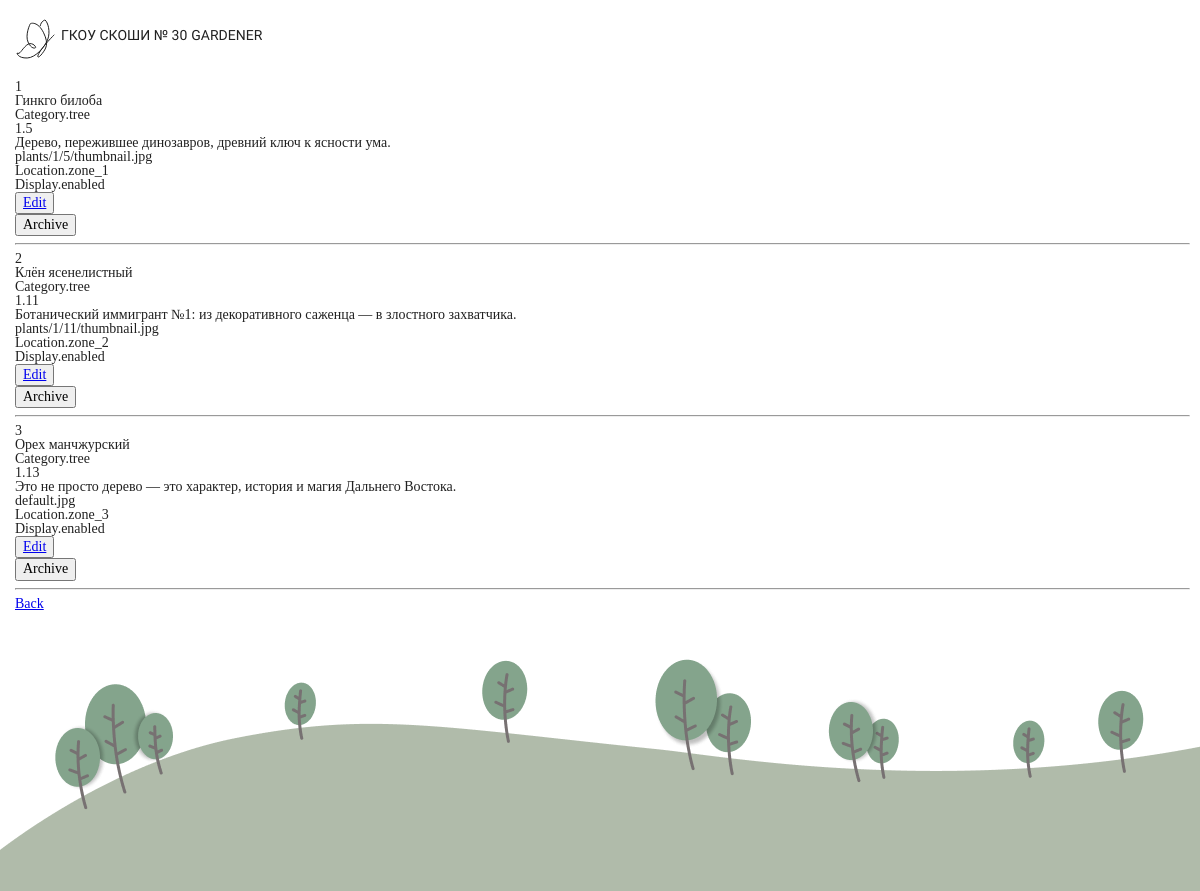
Page /admin/plants/ on the earlier database version.
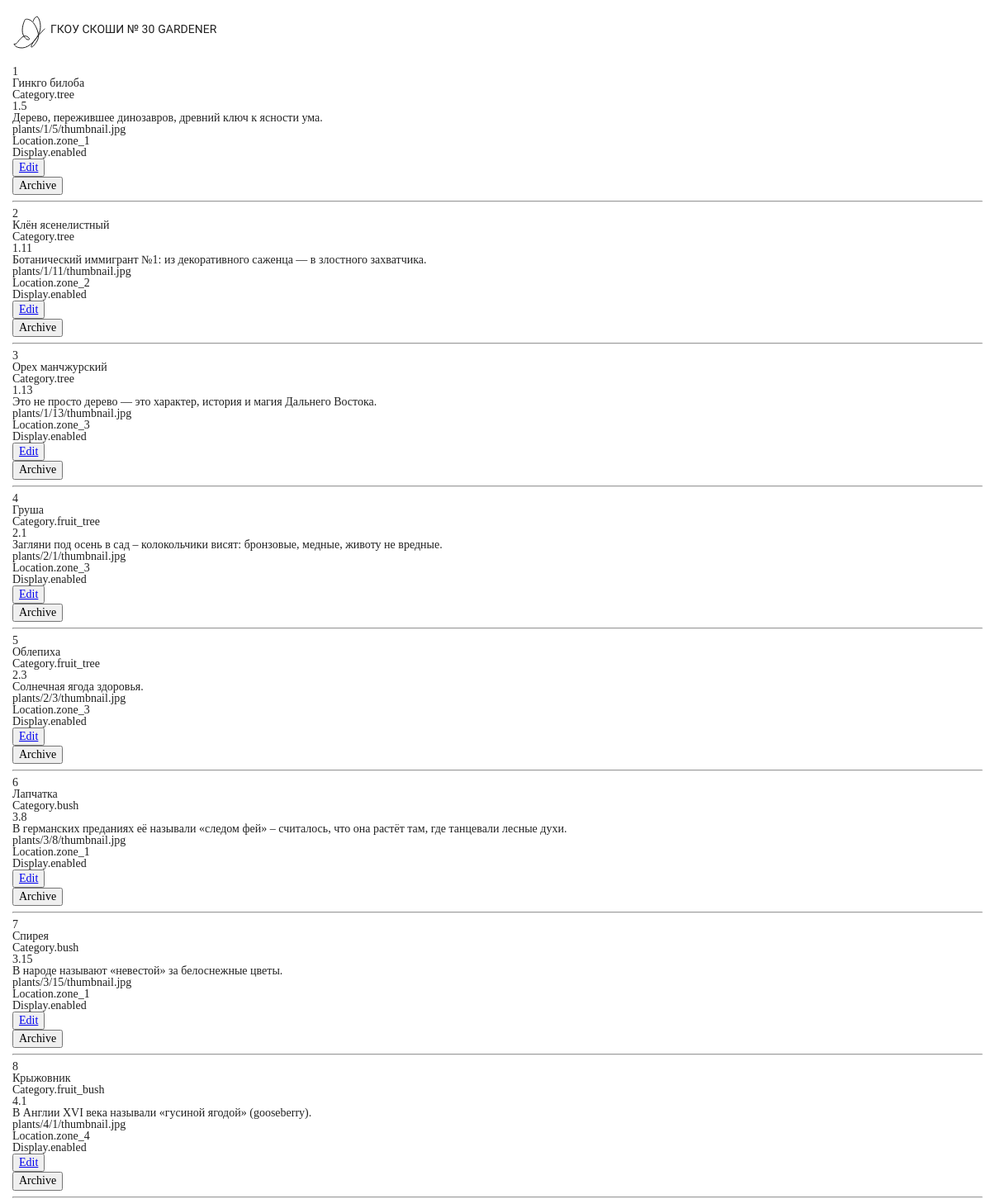
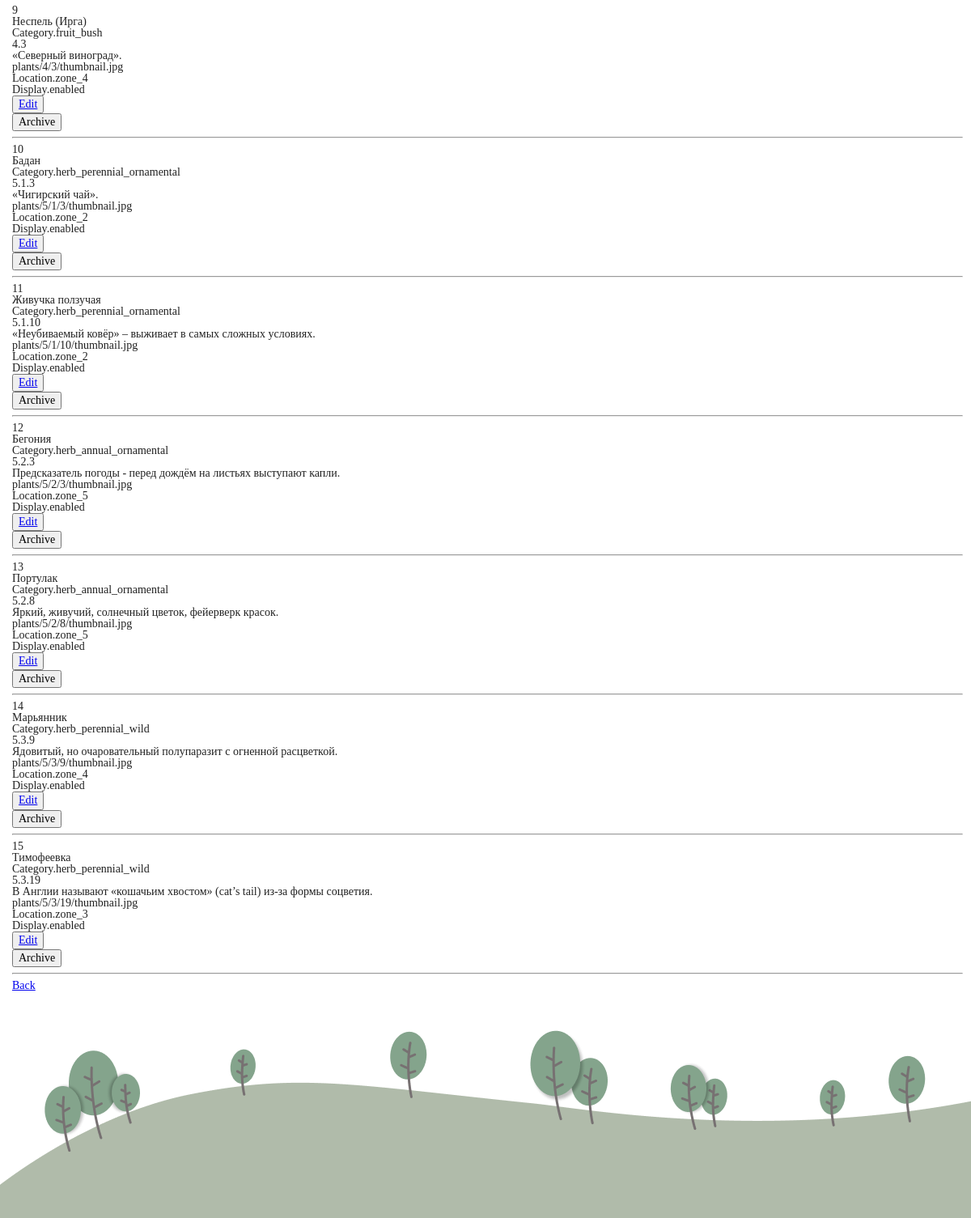
Same page on the later database version (2 pictures, top to bottom).
### garden/models.py (models this page shows, shortened)
class Plant(db.Model):
    __tablename__ = 'plants'
    id = db.Column(db.Integer, primary_key=True)
    name = db.Column(db.String(100), unique=True, nullable=False)
    category = db.Column(db.Enum(Category), nullable=False)
    code = db.Column(db.String(10), unique=True, nullable=False)
    intro = db.Column(db.String(300), unique=True, nullable=False)
    thumbnail = db.Column(db.String(100), nullable=False, default='default.jpg')
    location = db.Column(db.Enum(Location), nullable=False, default=Location.unknown)
    display = db.Column(db.Enum(Display), nullable=False, default=Display.disabled)
    status = db.Column(db.Enum(Status), nullable=False, default=Status.CREATED)
    timestamp = db.Column(db.DateTime(), default=datetime.now)
    articles = db.relationship('Article', backref='plant', lazy='dynamic', cascade='all, delete-orphan')

### garden/routes.py (the view)
@app.route('/admin/plants/')
def show_live_plants():
    plants = services.get_live_plants()
    return render_template('admin/plants.html',
                           plants=plants,
                           settings=settings)

### garden/services.py (called while the page is built)
def get_live_plants():
    return Plant.query.filter(Plant.status != Status.DELETED).all()

### garden/templates/admin/plants.html (shortened to what this page needs)
{% extends 'admin_base.html' %}
{% block main %}
  {% for plant in plants %}
    <p>{{ plant.id }}</p>
    <p>{{ plant.name }}</p>
    <p>{{ plant.category }}</p>
    <p>{{ plant.code }}</p>
    <p>{{ plant.intro }}</p>
    <p>{{ plant.thumbnail }}</p>
    <p>{{ plant.location }}</p>
    <p>{{ plant.display }}</p>
    <button type="button">
      <a href="{{ url_for('handle_plant', plant_id=plant.id) }}">Edit</a>
    </button>
    <form method="POST" action="/admin/plant/{{ plant.id }}">
      <button type="submit">Archive</button>
    </form>
    <hr>
  {% endfor %}
  <div class="btn-back">
    <a href="{{ url_for('open_admin_page') }}">Back</a>
  </div>
{% endblock %}

Differences in the rows shown:
changed Plant "Орех манчжурский": thumbnail "default.jpg" → "plants/1/13/thumbnail.jpg"
added Plant: id "4", name "Груша", category "Category.fruit_tree", code "2.1", intro "Загляни под осень в сад – колокольчики висят: бронзовые, медные, животу не вредные.", thumbnail "plants/2/1/thumbnail.jpg", location "Location.zone_3", display "Display.enabled"
added Plant: id "5", name "Облепиха", category "Category.fruit_tree", code "2.3", intro "Солнечная ягода здоровья.", thumbnail "plants/2/3/thumbnail.jpg", location "Location.zone_3", display "Display.enabled"
added Plant: id "6", name "Лапчатка", category "Category.bush", code "3.8", intro "В германских преданиях её называли «следом фей» – считалось, что она растёт там, где танцевали лесные духи.", thumbnail "plants/3/8/thumbnail.jpg", location "Location.zone_1", display "Display.enabled"
added Plant: id "7", name "Спирея", category "Category.bush", code "3.15", intro "В народе называют «невестой» за белоснежные цветы.", thumbnail "plants/3/15/thumbnail.jpg", location "Location.zone_1", display "Display.enabled"
added Plant: id "8", name "Крыжовник", category "Category.fruit_bush", code "4.1", intro "В Англии XVI века называли «гусиной ягодой» (gooseberry).", thumbnail "plants/4/1/thumbnail.jpg", location "Location.zone_4", display "Display.enabled"
added Plant: id "9", name "Неспель (Ирга)", category "Category.fruit_bush", code "4.3", intro "«Северный виноград».", thumbnail "plants/4/3/thumbnail.jpg", location "Location.zone_4", display "Display.enabled"
added Plant: id "10", name "Бадан", category "Category.herb_perennial_ornamental", code "5.1.3", intro "«Чигирский чай».", thumbnail "plants/5/1/3/thumbnail.jpg", location "Location.zone_2", display "Display.enabled"
added Plant: id "11", name "Живучка ползучая", category "Category.herb_perennial_ornamental", code "5.1.10", intro "«Неубиваемый ковёр» – выживает в самых сложных условиях.", thumbnail "plants/5/1/10/thumbnail.jpg", location "Location.zone_2", display "Display.enabled"
added Plant: id "12", name "Бегония", category "Category.herb_annual_ornamental", code "5.2.3", intro "Предсказатель погоды - перед дождём на листьях выступают капли.", thumbnail "plants/5/2/3/thumbnail.jpg", location "Location.zone_5", display "Display.enabled"
added Plant: id "13", name "Портулак", category "Category.herb_annual_ornamental", code "5.2.8", intro "Яркий, живучий, солнечный цветок, фейерверк красок.", thumbnail "plants/5/2/8/thumbnail.jpg", location "Location.zone_5", display "Display.enabled"
added Plant: id "14", name "Марьянник", category "Category.herb_perennial_wild", code "5.3.9", intro "Ядовитый, но очаровательный полупаразит с огненной расцветкой.", thumbnail "plants/5/3/9/thumbnail.jpg", location "Location.zone_4", display "Display.enabled"
added Plant: id "15", name "Тимофеевка", category "Category.herb_perennial_wild", code "5.3.19", intro "В Англии называют «кошачьим хвостом» (cat’s tail) из-за формы соцветия.", thumbnail "plants/5/3/19/thumbnail.jpg", location "Location.zone_3", display "Display.enabled"
